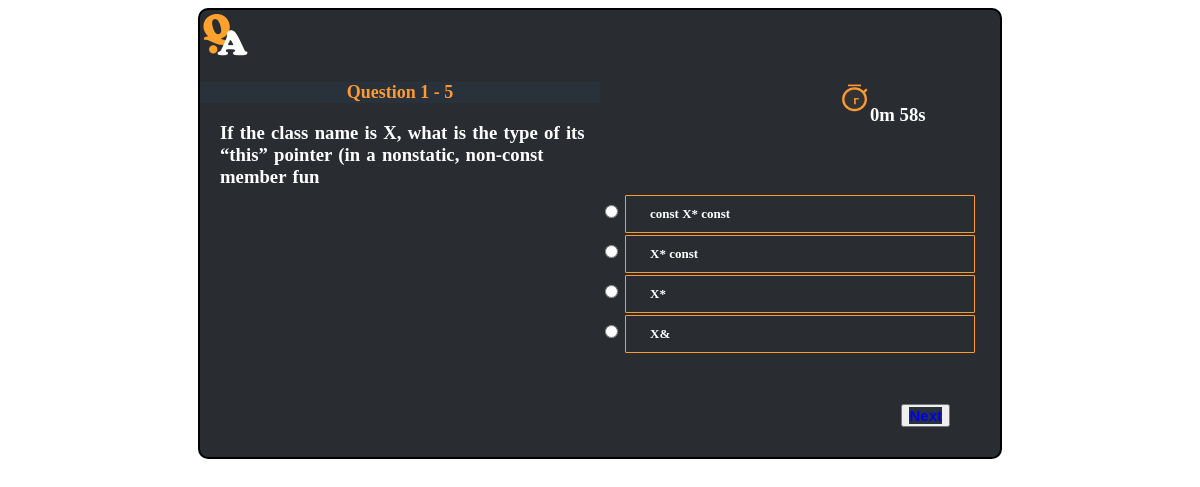
The app's page /questions/2/ with its own data.
### questionanswering/questionanswer/models.py (models this page shows, shortened)
class Question(models.Model):
    question_text = models.CharField(max_length=100)
    topic = models.ForeignKey(Topic, on_delete=models.CASCADE)
    class Meta:
        abstract = False  # To make an abstract base class that inherits from another abstract base class

class Choice(models.Model):
    choice_text = models.CharField(max_length=200)
    is_answer = models.BooleanField(default=False)
    question = models.ForeignKey(Question, on_delete=models.CASCADE)
    class Meta:
        abstract = False

### questionanswering/questionanswer/views.py (the view, shortened to what this page needs)
# urls.py: path('<int:topic_id>/', views.questions_page, name='question_page'),
def questions_page(request, topic_id):
    topic = Topic.objects.get(id=topic_id)
    scores = Score.objects.get(id=1)
    topic.check_time(scores)
    questions = topic.question_set.all()
    if scores.second == 0 or not questions:
        score = scores
        Score.objects.filter(id=1).update(score=0, minute=0, second=0,
                                          previous_time_minute=0, previous_time_second=0
                                          )
        return render(request, 'question_answer/sorry.html', {'topic': topic, 'score': score})
    paginator = Paginator(questions, 1)
    page_number = request.GET.get('page')
    page_obj = paginator.get_page(page_number)
    return render(request, 'question_answer/question_pages.html',
                  {'page_obj': page_obj, 'topic': topic, 'score': scores})

### questionanswering/questionanswer/models.py (called while the page is built)
    def save(self, *args, **kwargs):
        if self.__class__.objects.count():
            self.pk = self.__class__.objects.first().pk
        super().save(*args, **kwargs)

### questionanswering/topic/models.py (called while the page is built, shortened)
    def check_time(self, scores):
        starting_point = self.given_time_in_minute
        print("starting_point :", starting_point)
        previous_time_in_minute = scores.minute
        previous_time_in_second = scores.second
        if previous_time_in_minute == 0 and previous_time_in_second == 0:
            starting_minute = starting_point - 1
            starting_second = 60
            scores.date = datetime.now()
            scores.minute = starting_minute
            scores.second = starting_second
            scores.previous_time_minute = 1
            scores.previous_time_second = 1
            scores.save()

### questionanswering/templates/question_answer/question_pages.html (shortened to what this page needs)
{% extends 'parent.html' %}
{% load static %}
{% block content %}
    <link href="{% static 'home.css' %}" rel="stylesheet">
<div class="left_container">
    <div class="question_number">
<p> Question {{ page_obj.number }} - {{ page_obj.paginator.num_pages }} </p>
   </div>
     {% for question in page_obj.object_list %}
    <div class="question_container">
<p>  <h3> {{ question.question_text }} </h3></p>
   </div>
</div>
<div class="right_container">
   <div class="time_display">
       <img src="{% static 'assets/clock.png' %}" width="50%" height="50%">
   <h3 id="demo" > </h3>
   </div>
    <div class="choice_display">
{% for choice in question.choice_set.all %}
<input type="radio"  name="choice" id="choice{{ forloop.counter }}" value="{{ choice.id }}" >
        <label for="choice{{ forloop.counter }}">{{ choice.choice_text }}</label><br>
{% endfor %}
{% endfor %}
{% if page_obj.has_next %}
<div class="next_button">
    <button onclick="checklist('abc');"> <a href="?page={{ page_obj.next_page_number }}&choice=" id="abc"  > Next</a></button>
    {% else %}
   </div>
        <div class="finished_button">
  <button onclick="checklist('abcd');"><a href="?page={{ 1 }}&choice=" id="abcd">Finished</a></button>
   </div>
{% endif %}
   </div>
</div>
{% endblock content %}

### questionanswering/static/parent.css (style rules this page uses)
body { display : flex ; flex-direction : row ; justify-content : center ; align-items : center ; height : 800 px; }

### questionanswering/static/home.css (style rules this page uses)
.left_container { width : 400px; float : left; border-width : 300 px; }
.right_container { width: 400px; float : right; }
a { font-weight : bold; font-size: 15px; background-color: #29313a; }
a:link { text-decoration:none; }
.question_number { font-family : Times; font-size : large ; background-color :#29313a; color : #ff9933 ; text-align : center ; letter-spacing : 2 em; }
.question_container { font-family : serif; font-size : middle ; color : white ; word-spacing : 0.1em ; letter-spacing : 1 em; padding-left : 20px; }
.choice_display { margin-top : 130px; }
.choice_display label { width : 300px; border : none ; color : white ; padding : 10px 24px; margin : 1px 0px 1px 0px; text-align : left; font-size: 13px; display : inline-block; border : 1px solid #ff9933 ; border-radius :1px; transition-duration : 0.4s; }
.next_button { text-align : right ; margin-right : 50px; margin-top : 50px; padding-bottom : 30px; }
.time_display { margin : auto ; color : white ; float : right; padding : 10 px; margin-right : 50px; margin-top : 20px; }
.time_display img { float : left; width : 30px ; height : 30px; }
.time_display h3 { width : 100px; margin-right : 0px; padding-left : 10px; margin-top : 20px; }

### records on screen
Question: question_text "If the class name is X, what is the type of its “this” pointer (in a nonstatic, non-const member fun"
Choice: choice_text "const X* const"
Choice: choice_text "X* const"
Choice: choice_text "X*"
Choice: choice_text "X&"

### other values on screen
{{ page_obj.number }} "1"
{{ page_obj.paginator.num_pages }} "5"
